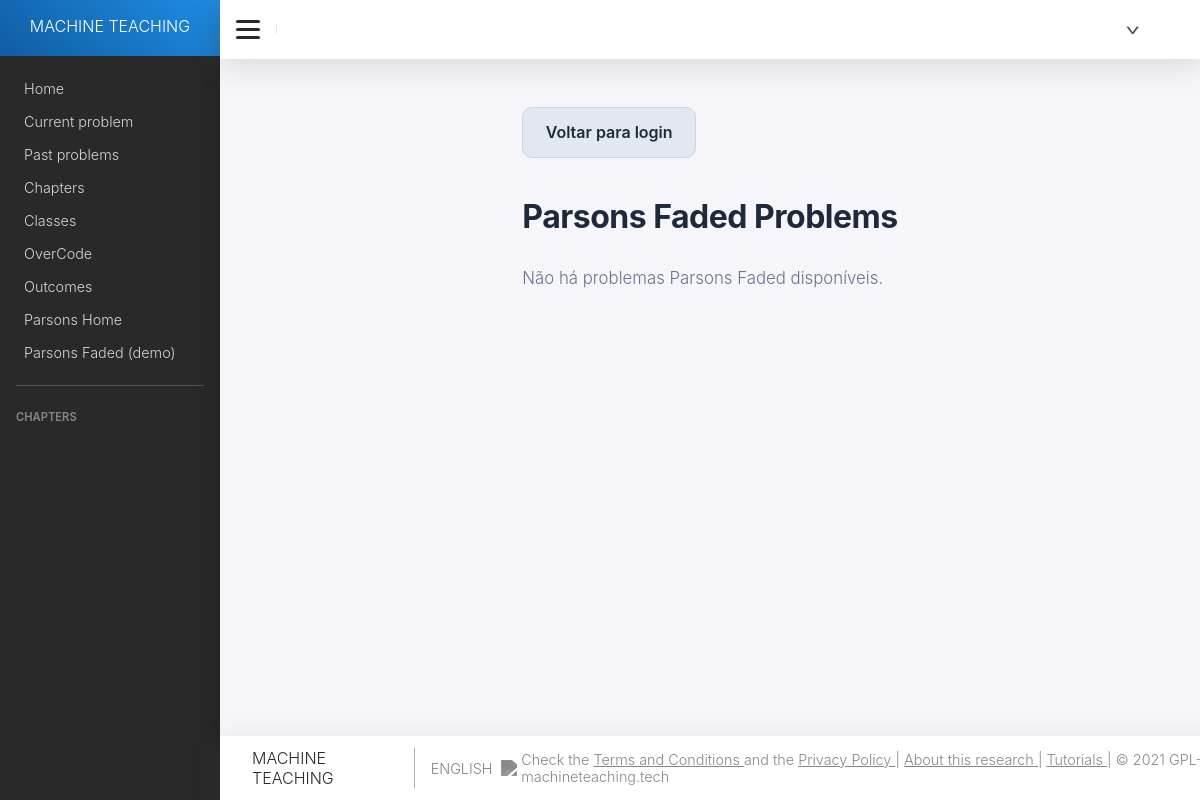
The page /parsons_faded/ (signed in) on the database as committed earlier.
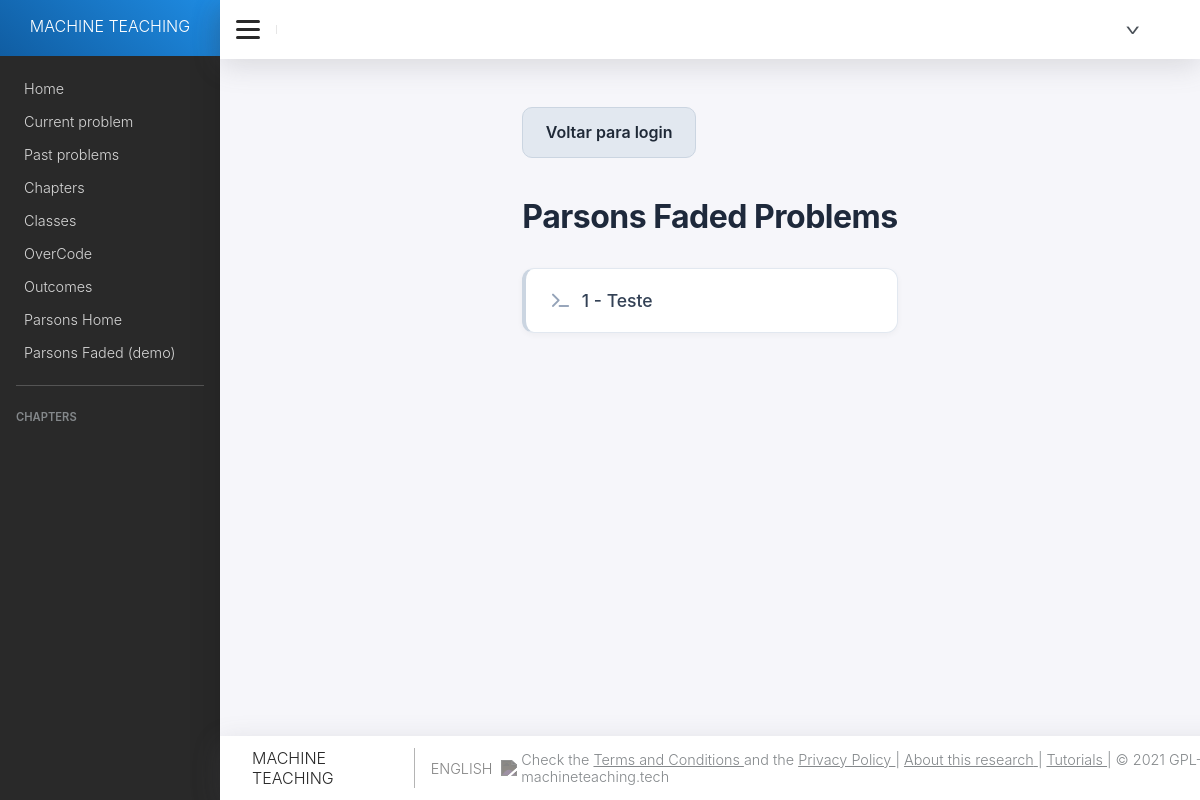
The same page on the database as committed later.
### parsons_faded/models.py (models this page shows, shortened)
class ProblemPF(models.Model):
    QUESTION_TYPES = (("C", "Code"),
                      ("M", "Multiple Choice"),
                      ("T", "Text"),
                      ("P", "Parsons Problem"),
                      ("F", "Parsons Faded Problem"))
    question_type = models.CharField(max_length=2, choices=QUESTION_TYPES,
                                     default="C")
    title = models.CharField(max_length=200, blank=False)
    content = models.TextField(blank=False)
    options = models.TextField(blank=True)
    difficulty = models.CharField(max_length=200, blank=True)
    link = models.URLField(blank=True)
    retrieved_date = models.DateTimeField(blank=True, auto_now_add=True)
    crawler = models.CharField(max_length=200, blank=True)
    hint = models.TextField(blank=True)
    objects = ProblemManagerPF()
    chapter = models.ManyToManyField(ChapterPF, through='ExerciseSetPF')
    test_case_generator = models.TextField(blank=True, null=True)
    history = HistoricalRecords()
    class Meta:
        verbose_name = ('Problem')
        verbose_name_plural = ('Problems')

### parsons_faded/views.py (the view)
# urls.py: path('', views.parsons_faded_home, name='parsons_faded_home'),
@login_required
def parsons_faded_home(request):
    problemas = ProblemPF.objects.filter(question_type='F').order_by('id')
    return render(request, 'parsons_faded_home.html', {'problemas': problemas})

### parsons_faded/templates/parsons_faded_home.html
{% extends "base.html" %}
{% block content %}
<link rel="stylesheet" href="https://cdnjs.cloudflare.com/ajax/libs/font-awesome/6.4.0/css/all.min.css">
  <div class="parsons-home">
    <div class="parsons-home-nav">
      <a class="button-secondary" href="{% url 'login' %}">Voltar para login</a>
    </div>
    <h1>Parsons Faded Problems</h1>
    {% if problemas %}
      <ul class="parsons-list">
        {% for problema in problemas %}
          <li>
            <a href="{% url 'parsons_faded_problem' problema.id %}">{{ problema.id }} - {{ problema.title }}</a>
          </li>
        {% endfor %}
      </ul>
    {% else %}
      <p>Não há problemas Parsons Faded disponíveis.</p>
    {% endif %}
  </div>
{% endblock %}

Rows that differ between the two databases and show on the page:
added ProblemPF: id "1", title "Teste"
Other text that changed with them:
text no longer shown: "Não há problemas Parsons Faded disponíveis."
